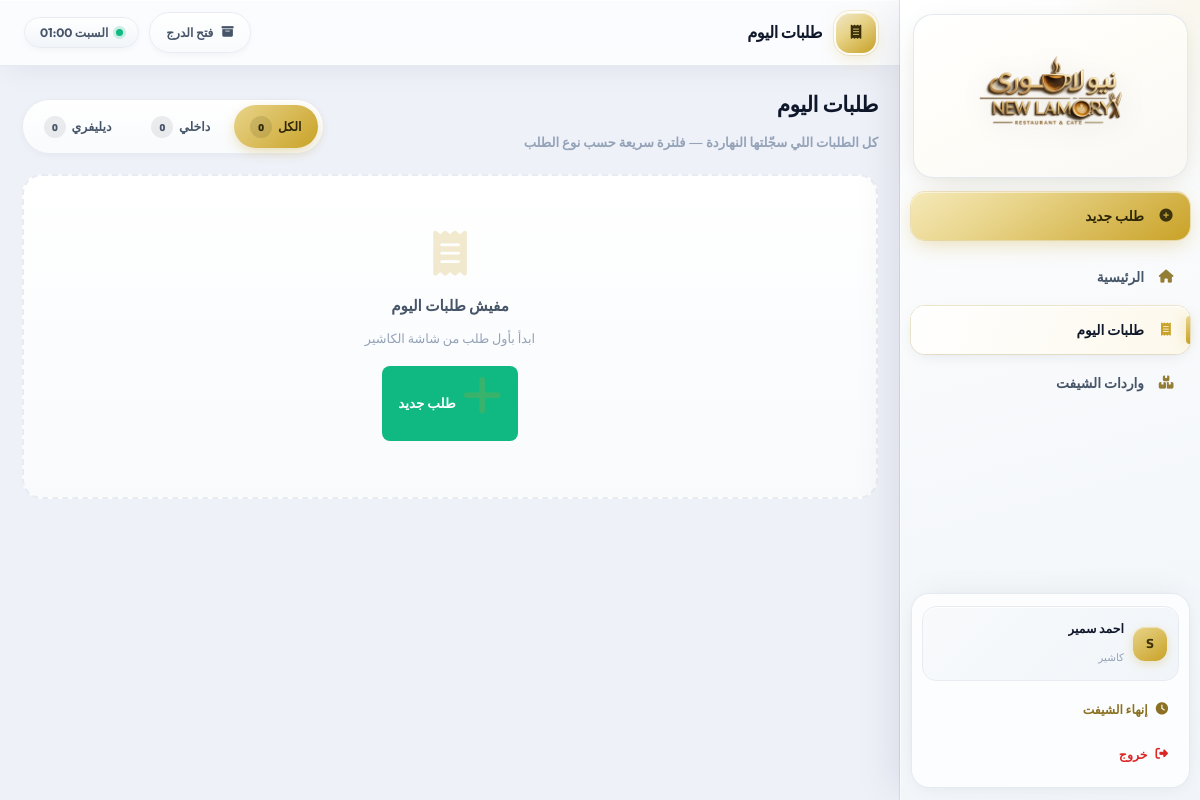
Page /cashier/orders/ (signed in) on the earlier database version.
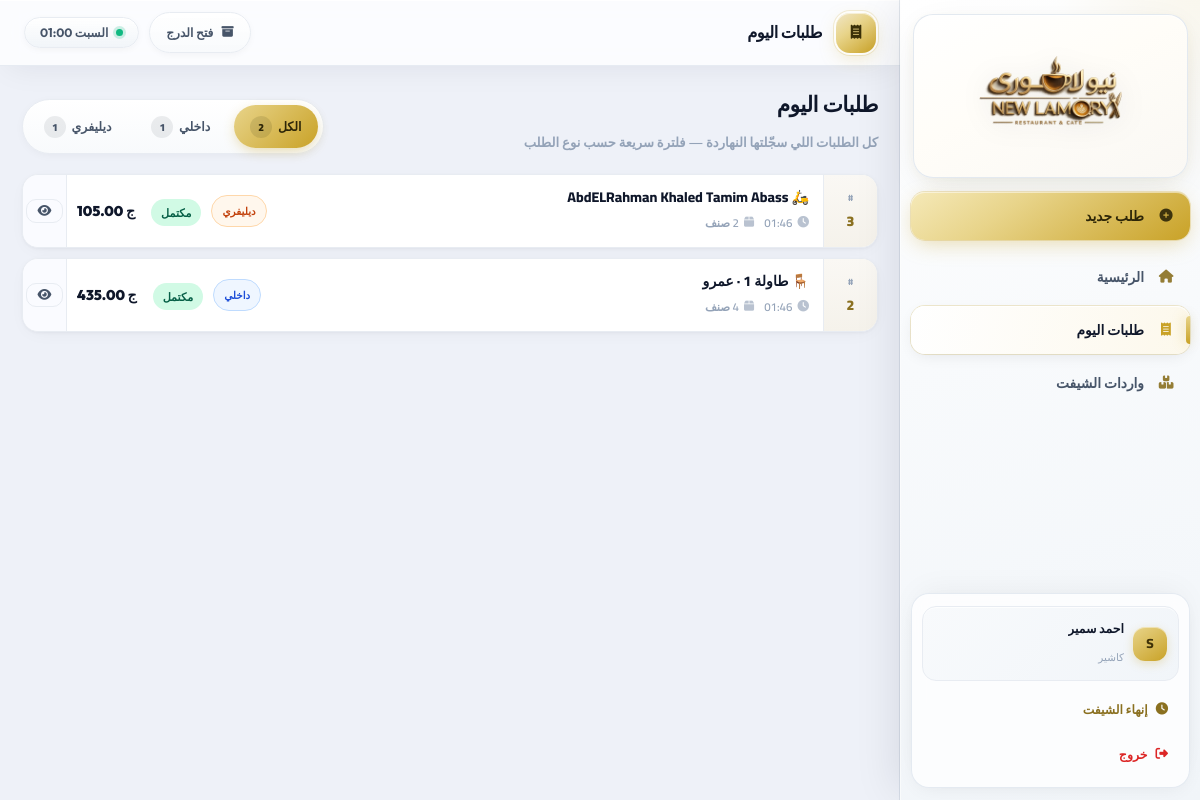
Same page on the later database version.
### pos/models.py (models this page shows, shortened)
class Order(models.Model):
    STATUS_CHOICES = [
        ('open','مفتوح'),
        ('printed','قيد الانتظار'),
        ('completed','مكتمل'),
        ('cancelled','ملغي'),
    ]
    TYPE_CHOICES = [('dine_in','داخل المحل'),('delivery','ديليفري')]
    cashier          = models.ForeignKey(User, on_delete=models.SET_NULL, null=True, related_name='orders', verbose_name='الكاشير')
    order_type       = models.CharField(max_length=20, choices=TYPE_CHOICES, default='dine_in', verbose_name='نوع الطلب')
    status           = models.CharField(max_length=20, choices=STATUS_CHOICES, default='open', verbose_name='الحالة')
    notes            = models.TextField(blank=True, verbose_name='ملاحظات')
    table            = models.ForeignKey(Table, on_delete=models.SET_NULL, null=True, blank=True, verbose_name='الطاولة')
    waiter           = models.ForeignKey(Waiter, on_delete=models.SET_NULL, null=True, blank=True, verbose_name='الويتر')
    customer_name    = models.CharField(max_length=150, blank=True, verbose_name='اسم العميل')
    customer_phone   = models.CharField(max_length=30, blank=True, verbose_name='رقم العميل')
    customer_address = models.TextField(blank=True, verbose_name='عنوان العميل')
    driver           = models.ForeignKey(DeliveryDriver, on_delete=models.SET_NULL, null=True, blank=True, verbose_name='الطيار')
    created_at       = models.DateTimeField(auto_now_add=True)
    printed_at       = models.DateTimeField(null=True, blank=True)
    completed_at     = models.DateTimeField(null=True, blank=True)
    cancelled_at     = models.DateTimeField(null=True, blank=True)
    cancel_approved_by = models.ForeignKey(User, on_delete=models.SET_NULL, null=True, blank=True, related_name='approved_cancels')
    class Meta:
        verbose_name='طلب'; verbose_name_plural='الطلبات'; ordering=['-created_at']
    @property
    def total(self):
        return sum(i.subtotal for i in self.items.all())
    @property
    def total_items(self):
        return sum(i.quantity for i in self.items.all())

class OrderItem(models.Model):
    order     = models.ForeignKey(Order, on_delete=models.CASCADE, related_name='items', verbose_name='الطلب')
    menu_item = models.ForeignKey(MenuItem, on_delete=models.CASCADE, verbose_name='المنتج')
    quantity  = models.PositiveIntegerField(default=1, verbose_name='الكمية')
    price     = models.DecimalField(max_digits=8, decimal_places=2, null=True, blank=True, verbose_name='سعر الوحدة')
    notes     = models.CharField(max_length=200, blank=True, verbose_name='ملاحظات')
    selected_size = models.ForeignKey(
        'MenuItemSize', on_delete=models.SET_NULL, null=True, blank=True,
        related_name='order_lines', verbose_name='الحجم',
    )
    size_label = models.CharField(max_length=100, blank=True, verbose_name='اسم الحجم (نسخة)')
    drink_detail = models.TextField(blank=True, verbose_name='تفاصيل المشروب')
    extras_json = models.JSONField(default=dict, blank=True, verbose_name='إضافات وخيارات (JSON)')
    class Meta:
        verbose_name='عنصر طلب'; verbose_name_plural='عناصر الطلب'
    @property
    def subtotal(self): return self.quantity * (self.price or 0)

class Waiter(models.Model):
    name      = models.CharField(max_length=100, verbose_name='الاسم')
    phone     = models.CharField(max_length=20, blank=True, verbose_name='الهاتف')
    is_active = models.BooleanField(default=True, verbose_name='نشط')
    class Meta:
        verbose_name='ويتر'; verbose_name_plural='الويترين'; ordering=['name']
    def __str__(self): return self.name

### pos/cashier_views.py (the view)
    def wrapper(request, *args, **kwargs):
        if not request.user.is_authenticated:
            return redirect('login')
        if request.user.is_staff:
            return redirect('admin_dashboard')
        return view_func(request, *args, **kwargs)

### pos/cashier_views.py (called while the page is built)
def cashier_required(view_func):
    def wrapper(request, *args, **kwargs):
        if not request.user.is_authenticated:
            return redirect('login')
        if request.user.is_staff:
            return redirect('admin_dashboard')
        return view_func(request, *args, **kwargs)
    wrapper.__name__ = view_func.__name__
    return wrapper

def get_profile(user):
    try:
        return user.cashier_profile
    except Exception:
        return None

@cashier_required
def orders_list(request):
    today = date.today()
    orders = Order.objects.filter(
        cashier=request.user, created_at__date=today
    ).select_related('table', 'waiter').order_by('-created_at')
    order_stats = orders.aggregate(
        total=Count('id'),
        dine_in=Count('id', filter=Q(order_type='dine_in')),
        delivery=Count('id', filter=Q(order_type='delivery')),
    )
    profile = get_profile(request.user)
    return render(request, 'pos/cashier/orders_list.html', {
        'orders':       orders,
        'order_stats':  order_stats,
        'profile':      profile,
    })

### pos/models.py (called while the page is built)
    def __str__(self):
        return f"طاولة {self.number}" + (f" — {self.name}" if self.name else "")

### templates/pos/cashier/orders_list.html (shortened to what this page needs)
{% extends 'pos/cashier/base.html' %}
{% block page_icon %}<i class="fas fa-receipt"></i>{% endblock %}
{% block page_title %}طلبات اليوم{% endblock %}
{% block content %}
<div class="od-wrap">
  <div class="od-head">
    <div class="od-head-t">
      <h2>طلبات اليوم</h2>
      <p>كل الطلبات اللي سجّلتها النهاردة — فلترة سريعة حسب نوع الطلب</p>
    </div>
    <div class="od-filter" role="tablist" aria-label="تصفية الطلبات">
      <button type="button" class="od-tab active" data-filter="all" role="tab" aria-selected="true">
        الكل <span class="od-c">{{ order_stats.total }}</span>
      </button>
      <button type="button" class="od-tab" data-filter="dine_in" role="tab" aria-selected="false">
        داخلي <span class="od-c">{{ order_stats.dine_in }}</span>
      </button>
      <button type="button" class="od-tab" data-filter="delivery" role="tab" aria-selected="false">
        ديليفري <span class="od-c">{{ order_stats.delivery }}</span>
      </button>
    </div>
  </div>
  {% if orders %}
  <div class="od-list" id="odList">
    {% for o in orders %}
    <div class="od-row" data-order-type="{{ o.order_type }}" onclick="location.href='{% url 'cashier_order_detail' o.id %}'">
      <div class="od-id"><span>#</span>{{ o.id }}</div>
      <div class="od-body">
        <div class="od-title">
          {% if o.order_type == 'delivery' %}
            🛵 {{ o.customer_name|default:"ديليفري" }}
          {% else %}
            🪑 {{ o.table|default:"بدون طاولة" }}{% if o.waiter %} · {{ o.waiter }}{% endif %}
          {% endif %}
        </div>
        <div class="od-meta">
          <span><i class="fas fa-clock" style="opacity:.65"></i> {{ o.created_at|time:"H:i" }}</span>
          <span><i class="fas fa-box" style="opacity:.65"></i> {{ o.total_items }} صنف</span>
        </div>
      </div>
      {% if o.order_type == 'delivery' %}
        <span class="od-type od-type--out">ديليفري</span>
      {% else %}
        <span class="od-type od-type--in">داخلي</span>
      {% endif %}
      <div class="od-st">
        {% if o.status == 'open' %}<span class="badge b-war">مفتوح</span>
        {% elif o.status == 'printed' %}<span class="badge b-pri">انتظار</span>
        {% elif o.status == 'completed' %}<span class="badge b-suc">مكتمل</span>
        {% else %}<span class="badge b-dan">ملغي</span>{% endif %}
      </div>
      <div class="od-sum">{{ o.total|floatformat:2 }} ج</div>
      <div class="od-act" onclick="event.stopPropagation()">
        <a href="{% url 'cashier_order_detail' o.id %}" class="btn btn-out btn-sm"><i class="fas fa-eye"></i></a>
      </div>
    </div>
    {% endfor %}
  </div>
  {% else %}
  <div class="od-empty">
    <i class="fas fa-receipt"></i>
    <p>مفيش طلبات اليوم</p>
    <span>ابدأ بأول طلب من شاشة الكاشير</span>
    <a href="{% url 'cashier_new_order' %}" class="btn btn-suc"><i class="fas fa-plus"></i> طلب جديد</a>
  </div>
  {% endif %}
</div>
{% endblock %}

Differences in the rows shown:
added Order: id "3", customer_name "AbdELRahman Khaled Tamim Abass", created_at "01:46", order_type "ديليفري", status "مكتمل", total "105.00"
added Order: id "2", waiter "عمرو", created_at "01:46", order_type "داخلي", status "مكتمل", total "435.00"
Other differences:
{{ order_stats.total }}: "0" → "2"
{{ order_stats.dine_in }}: "0" → "1"
{{ order_stats.delivery }}: "0" → "1"
text no longer shown: "مفيش طلبات اليوم ابدأ بأول طلب من شاشة الكاشير طلب جديد"
